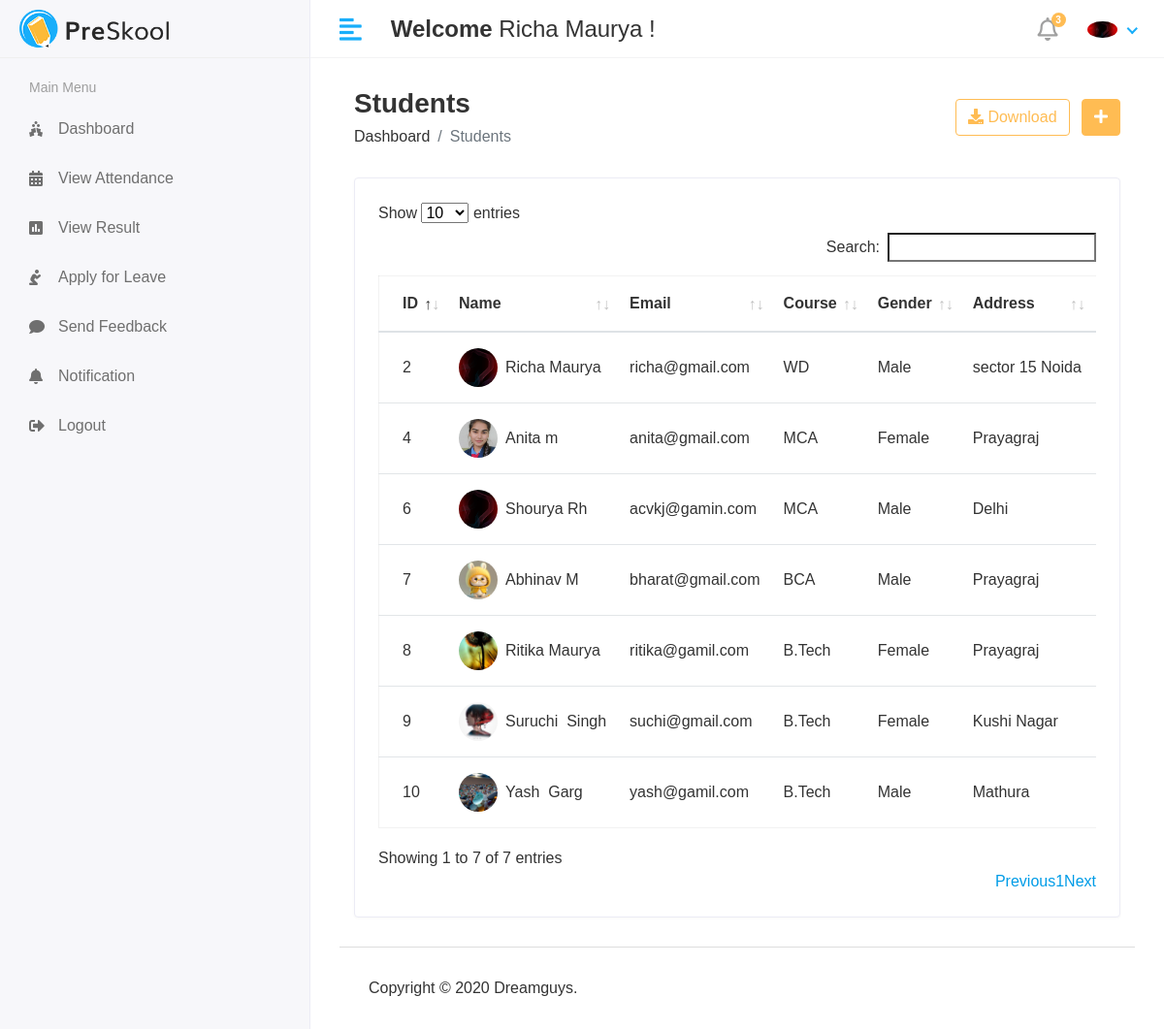
Screenshot of /Hod/Student/View (signed in) with the database file from the repository.
### app/models.py (models this page shows, shortened)
class CustomUser(AbstractUser):
    USER = (
        (1, 'HOD'),
        (2, 'STAFF'),
        (3, 'STUDENT'),
    )
    user_type = models.CharField(choices=USER, max_length=50, default=1)
    profile_pic = models.ImageField(upload_to='media/profile_pic')

class Student(models.Model):
    admin = models.OneToOneField(CustomUser, on_delete=models.CASCADE)
    address = models.TextField()
    gender = models.CharField(max_length=100)
    course_id = models.ForeignKey(Course, on_delete=models.DO_NOTHING)
    session_year_id = models.ForeignKey(Session_Year, on_delete=models.DO_NOTHING)
    created_at = models.DateTimeField(auto_now_add=True)
    updated_at = models.DateTimeField(auto_now_add=True)

class Course(models.Model):
    name = models.CharField(max_length=100)
    created_at = models.DateTimeField(auto_now_add=True)
    updated_at = models.DateTimeField(auto_now=True)

### student_management_system/Hod_views.py (the view)
# urls.py: path('Hod/Student/View',Hod_views.VIEW_STUDENT,name='view_student'),
@login_required(login_url='/')
def VIEW_STUDENT(request):
    student = Student.objects.all()
    context = {
        'student':student,
    }
    return render(request,'Hod/view_student.html',context)

### templates/Hod/view_student.html (shortened to what this page needs)
{% extends 'base.html' %}
{% block content %}
{% load static %}
<div class="content container-fluid">
   <div class="page-header">
      <div class="row align-items-center">
         <div class="col">
            <h3 class="page-title">Students</h3>
            <ul class="breadcrumb">
               <li class="breadcrumb-item"><a href="index.html">Dashboard</a></li>
               <li class="breadcrumb-item active">Students</li>
            </ul>
         </div>
         <div class="col-auto text-right float-right ml-auto">
            <a href="#" class="btn btn-outline-primary mr-2"><i class="fas fa-download"></i> Download</a>
            <a href="add-student.html" class="btn btn-primary"><i class="fas fa-plus"></i></a>
         </div>
      </div>
   </div>
   <div class="row">
      <div class="col-sm-12">
         <div class="card card-table">
            <div class="card-body">
               <div class="table-responsive">
                  <table id="table_id" class="table table-hover table-center mb-0">
                     <thead>
                        <tr>
                           <th>ID</th>
                           <th>Name</th>
                           <th>Email</th>
                           <th>Course</th>
                           <th>Gender</th>
                           <th>Address</th>
                           <th>Session Year</th>
                        </tr>
                     </thead>
                     <tbody>
                        {% for i in student %}
                        <tr>
                           <td>{{i.id}}</td>
                           <td>
                              <h2 class="table-avatar">
                                 <a href="student-details.html" class="avatar avatar-sm mr-2"><img class="avatar-img rounded-circle" src="/{{i.admin.profile_pic}}" alt="User Image"></a>
                                 <a href="student-details.html">{{i.admin.first_name}}&nbsp;{{i.admin.last_name}}</a>
                              </h2>
                           </td>
                           <td>{{i.admin.email}}</td>
                           <td>{{i.course_id.name}}</td>
                           <td>{{i.gender}}</td>
                           <td>{{i.address}}</td>
                           <td>{{i.session_year_id.session_start}} To {{i.session_year_id.session_end}}</td>
                        </tr>
                        {% endfor %}
                     </tbody>
                  </table>
               </div>
            </div>
         </div>
      </div>
   </div>
</div>
{% endblock %}

### templates/base.html (shortened to what this page needs)
<!DOCTYPE html>
<html lang="en">
{% load static %}
   <head>
      <link rel="stylesheet" href="{% static 'assets/plugins/bootstrap/css/bootstrap.min.css' %}">
      <link rel="stylesheet" href="{% static 'assets/plugins/fontawesome/css/fontawesome.min.css' %}">
      <link rel="stylesheet" href="{% static 'assets/plugins/fontawesome/css/all.min.css' %}">
      <link rel="stylesheet" href="{% static 'assets/css/style.css' %}">
       <link rel="stylesheet" href="{% static 'assets/plugins/datatables/datatables.min.css' %}">
   </head>
   <body>
      <div class="main-wrapper">
         {% include 'includes/header.html' %}
         {% include 'includes/sidebar.html' %}
         <div class="page-wrapper">
           <div class="content container-fluid">
              {% block content %}
              {% endblock %}
            {% include 'includes/footer.html' %}
         </div>
      </div>
   </body>
</html>

### templates/includes/header.html (shortened to what this page needs)
{% load static %}
<div class="header">
            <div class="header-left">
               <a href="index.html" class="logo">
               <img src="{% static 'assets/img/logo.png' %}" alt="Logo">
               </a>
            </div>
            <a href="javascript:void(0);" id="toggle_btn">
            <i class="fas fa-align-left"></i>
            </a>
            <div class="top-nav-search mt-3">
               <h4><strong>Welcome</strong>&nbsp;<span>{{ user.first_name }} {{ user.last_name }}</span>&nbsp;!</h4>
            </div>
            <ul class="nav user-menu">
               <li class="nav-item dropdown noti-dropdown">
                  <a href="#" class="dropdown-toggle nav-link" data-toggle="dropdown">
                  <i class="far fa-bell"></i> <span class="badge badge-pill">3</span>
                  </a>
               </li>
               <li class="nav-item dropdown has-arrow">
                  <a href="#" class="dropdown-toggle nav-link" data-toggle="dropdown">
                     {% if user.profile_pic == "" %}
                  <span class="user-img"><img class="rounded-circle" src="{% static 'assets/img/noimage.jpg ' %}" width="31" alt="Ryan Taylor"></span>
                     {% else %}
                  <span class="user-img"><img class="rounded-circle" src="/{{user.profile_pic}}" width="31" alt="Ryan Taylor"></span>
                   {% endif %}
                  </a>
               </li>
            </ul>
         </div>

### templates/includes/sidebar.html (shortened to what this page needs)
{% load active_link_tags %}
<div class="sidebar" id="sidebar">
   <div class="sidebar-inner slimscroll">
      <div id="sidebar-menu" class="sidebar-menu">
         {% if user.user_type == '1'  %}
         <ul>
            <li class="menu-title">
               <span>Main Menu</span>
            </li>
            <li class="{% active_link 'hod_home' 'active' %}">
               <a href="{% url 'hod_home' %}"><i class="fas fa-holly-berry"></i> <span>Dashboard</span></a>
            </li>
            <li class="submenu {% active_link 'add_student' 'active' %}  {% active_link 'view_student' 'active' %}">
               <a href="#"><i class="fas fa-user-graduate"></i> <span> Students</span> <span class="menu-arrow"></span></a>
               <ul>
                  <li><a href="{% url 'add_student' %}">Add Student</a></li>
                  <li><a href="{% url 'view_student' %}">View Student</a></li>
               </ul>
            </li>
            <li class="submenu {% active_link 'add_staff' 'active' %}  {% active_link 'view_staff' 'active' %}" >
               <a href="#"><i class="fas fa-chalkboard-teacher"></i> <span> Staff</span> <span class="menu-arrow"></span></a>
               <ul>
                  <li><a href="{% url 'add_staff' %}">Add Staff</a></li>
                  <li><a href="{% url 'view_staff' %}">View Staff</a></li>
               </ul>
            </li>
            <li class="submenu {% active_link 'add_course' 'active' %}  {% active_link 'view_course' 'active' %}">
               <a href="#"><i class="fa fa-graduation-cap"></i> <span> Course</span> <span class="menu-arrow"></span></a>
               <ul>
                  <li><a href="{% url 'add_course' %}">Add Course</a></li>
                  <li><a href="{% url 'view_course' %}">View Course</a></li>
               </ul>
            </li>
            <li class="submenu {% active_link 'add_subject' 'active' %}  {% active_link 'view_subject' 'active' %}">
               <a href="#"><i class="fas fa-book-reader"></i> <span> Subjects</span> <span class="menu-arrow"></span></a>
               <ul>
                  <li><a href="{% url 'add_subject' %}">Add Subject</a></li>
                  <li><a href="{% url 'view_subject' %}">View Subject</a></li>
               </ul>
            </li>
            <li class="submenu {% active_link 'add_session' 'active' %}  {% active_link 'view_session' 'active' %}">
               <a href="#"><i class="fa fa-clock"></i> <span> Session</span> <span class="menu-arrow"></span></a>
               <ul>
                  <li><a href="{% url 'add_session' %}">Add Session</a></li>
                  <li><a href="{% url 'view_session' %}">View Session</a></li>
               </ul>
            </li>
            <li class="{% active_link 'staff_send_notification' 'active' %}">
               <a href="{% url 'staff_send_notification' %}"><i class="fa fa-bell"></i> <span>Send Staff Notification</span></a>
            </li>
            <li class="{% active_link 'student_send_notification' 'active' %}">
               <a href="{% url 'student_send_notification' %}"><i class="fa fa-bell"></i> <span> Send Student Notification</span></a>
            </li>
            <li class="{% active_link 'view_attendance' 'active' %}">
               <a href="{% url 'view_attendance' %}"><i class="fa fa-calendar"></i> <span> View Attendance</span></a>
            </li>
            <li class="{% active_link 'staff_feedback_reply' 'active' %}">
               <a href="{% url 'staff_feedback_reply' %}"><i class="fas fa-comments"></i> <span> Staff Feedback</span></a>
            </li>
            <li class="{% active_link 'get_student_feedback' 'active' %}">
               <a href="{% url  'get_student_feedback' %}"><i class="fas fa-comments"></i> <span> Student Feedback</span></a>
            </li>
            <li class="{% active_link 'staff_leave_view' 'active' %}">
               <a href="{% url 'staff_leave_view' %}"><i class="fas fa-envelope"></i> <span> Staff Leave</span></a>
            </li>
            <li class="{% active_link 'student_leave_view' 'active' %}">
               <a href="{% url 'student_leave_view' %}"><i class="fas fa-envelope"></i> <span> Student Leave</span></a>
            </li>
            <li class="{% active_link 'logout' 'active' %}">
               <a href="{% url 'logout' %}"><i class="fas fa-sign-out-alt"></i> <span> Logout</span></a>
            </li>
         </ul>
         {% else %}
         <ul>
            <li class="menu-title">
               <span>Main Menu</span>
            </li>
            <li class="{% active_link 'student_home' 'active' %}">
               <a href="{% url 'student_home' %}"><i class="fas fa-holly-berry"></i> <span>Dashboard</span></a>
            </li>
            <li class="{% active_link 'student_view_attendance' 'active' %}">
               <a href="{% url 'student_view_attendance' %}"><i class="fas fa-calendar-alt"></i><span>View Attendance</span></a>
            </li>
            <li class="{% active_link 'view_result' 'active' %}">
               <a href="{% url 'view_result' %}"><i class="fas fa-poll"></i><span>View Result</span></a>
            </li>
            <li class="{% active_link 'student_leave' 'active' %}">
               <a href="{%  url 'student_leave' %}"><i class="fa fa-pray"></i><span>Apply for Leave</span></a>
            </li>
            <li class="{% active_link 'student_feedback' 'active' %}">
               <a href="{% url 'student_feedback' %}"><i class="fas fa-comment"></i><span>Send Feedback</span></a>
            </li>
            <li class="{% active_link 'student_notification' 'active' %}">
               <a href="{% url 'student_notification' %}"><i class="fas fa-bell"></i><span>Notification</span></a>
            </li>
            <li>
               <a href="{% url 'logout' %}"><i class="fas fa-sign-out-alt"></i> <span> Logout</span></a>
            </li>
         </ul>
         {% endif %}
      </div>
   </div>
</div>

### templates/includes/footer.html
<footer>
    <p>Copyright © 2020 Dreamguys.</p>
</footer>

### rows the page displays
CustomUser: first_name "Richa", last_name "Maurya", profile_pic (picture)
Student: id "2", admin.profile_pic (picture), admin.first_name "Richa", admin.last_name "Maurya", admin.email "richa@gmail.com", course_id.name "WD", gender "Male", address "sector 15 Noida"
Student: id "4", admin.profile_pic (picture), admin.first_name "Anita", admin.last_name "m", admin.email "anita@gmail.com", course_id.name "MCA", gender "Female", address "Prayagraj"
Student: id "6", admin.profile_pic (picture), admin.first_name "Shourya", admin.last_name "Rh", admin.email "acvkj@gamin.com", course_id.name "MCA", gender "Male", address "Delhi"
Student: id "7", admin.profile_pic (picture), admin.first_name "Abhinav", admin.last_name "M", admin.email "bharat@gmail.com", course_id.name "BCA", gender "Male", address "Prayagraj"
Student: id "8", admin.profile_pic (picture), admin.first_name "Ritika", admin.last_name "Maurya", admin.email "ritika@gamil.com", course_id.name "B.Tech", gender "Female", address "Prayagraj"
Student: id "9", admin.profile_pic (picture), admin.first_name "Suruchi", admin.last_name "Singh", admin.email "suchi@gmail.com", course_id.name "B.Tech", gender "Female", address "Kushi Nagar"
Student: id "10", admin.profile_pic (picture), admin.first_name "Yash", admin.last_name "Garg", admin.email "yash@gamil.com", course_id.name "B.Tech", gender "Male", address "Mathura"
